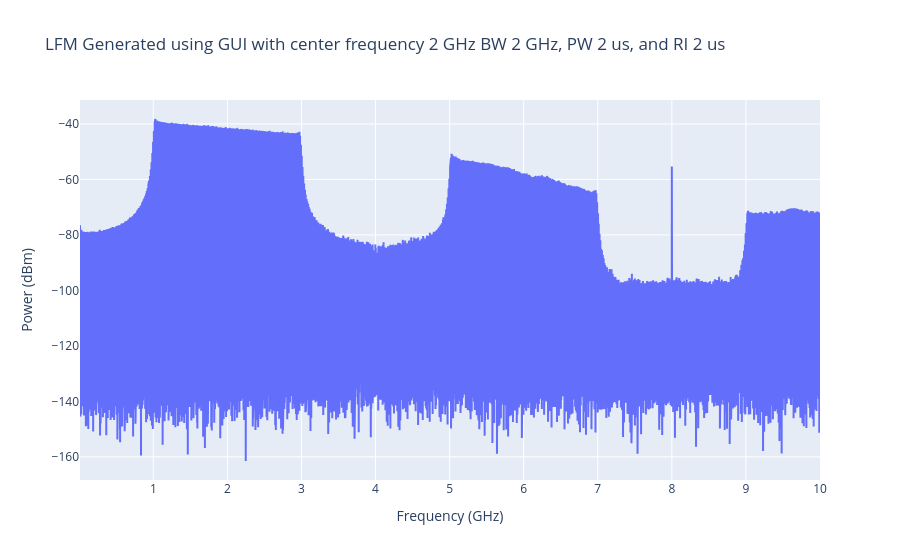

Source (notebook cell):
### Code cell
fig = go.Figure()

fig.add_trace(go.Scatter(x = df['Frequency (Hz)'], y = df['Power (dBm)'], mode= 'lines'))
fig.update_layout(
                  title = 'LFM Generated using GUI with center frequency 2 GHz BW 2 GHz, PW 2 us, and RI 2 us',
                  xaxis_title = 'Frequency (GHz)',
                  yaxis_title = 'Power (dBm)'
)
fig.show()

### Figure 1 — Plotly figure (JSON) as saved in the notebook; plotly's stock layout.template omitted (floating-point values rounded to 4 significant figures; data arrays with more than 128 entries replaced by an {"elided": "..."} marker saying what was removed)
{"data": [{"mode": "lines", "type": "scatter", "x": {"elided": "32000 float values"}, "y": {"elided": "32000 float values"}}], "layout": {"title": {"text": "LFM Generated using GUI with center frequency 2 GHz BW 2 GHz, PW 2 us, and RI 2 us"}, "xaxis": {"title": {"text": "Frequency (GHz)"}}, "yaxis": {"title": {"text": "Power (dBm)"}}}}
